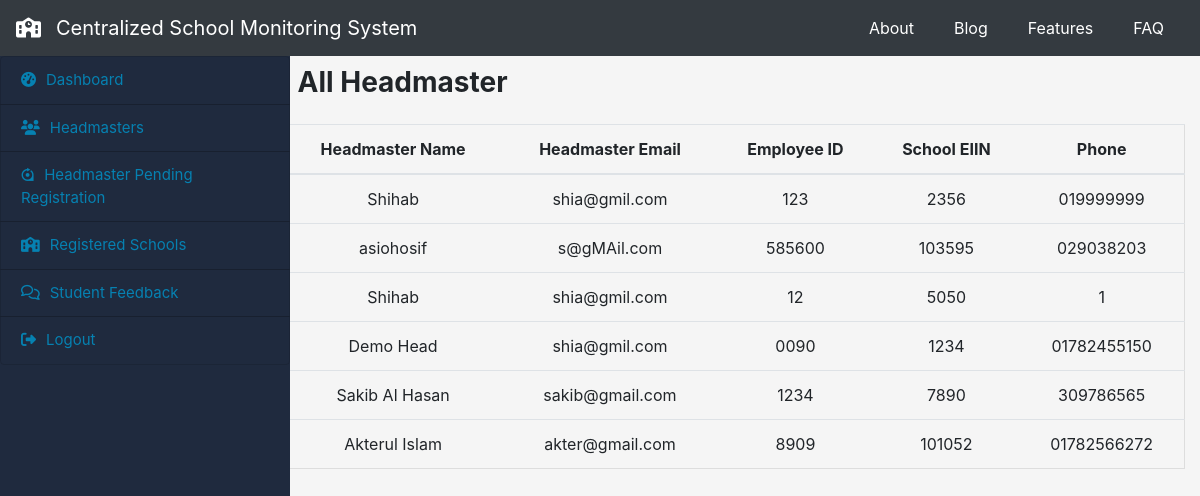
The page /allheadmaster on the database its author committed.
### initapp/models.py (models this page shows, shortened)
class headmaster_account(models.Model):
    h_fullname = models.CharField(max_length=100, blank=False, null=False)
    h_email = models.CharField(max_length=100, blank=False, null=False)
    h_empid = models.CharField(max_length=100, primary_key=True)
    h_pass = models.CharField(max_length=50, blank=False, null=False)
    h_phone = models.CharField(max_length=50, blank=False, null=False)
    sch_eiin = models.CharField(
        max_length=25, blank=False, null=False, default=None)

### officer/views.py (the view)
# urls.py: path('allheadmaster', views.allheadmasters, name="allheadmasters"),
def allheadmasters(request):
    obj = headmaster_account.objects.all()
    return render(request, 'allheadmaster.html', {'headmasters': obj})

### officer/templates/allheadmaster.html (shortened to what this page needs)
{% extends 'o_base.html' %}
{% block content %}
<div>
    <h3 class="font-weight-bold mb-4">All Headmaster</h3>
</div>
<div class="row head_verify">
    <table class="table">
        <thead>
            <tr>
                <th scope="col">Headmaster Name</th>
                <th scope="col">Headmaster Email</th>
                <th scope="col">Employee ID</th>
                <th scope="col">School EIIN</th>
                <th scope="col">Phone</th>
            </tr>
        </thead>
        <tbody>
            {% for head in headmasters %}
            <tr>
                <td>{{ head.h_fullname }}</td>
                <td>{{ head.h_email}}</td>
                <td>{{ head.h_empid }}</td>
                <td>{{ head.sch_eiin}}</td>
                <td> {{ head.h_phone}}</td>
            </tr>
            {% endfor %}
        </tbody>
    </table>
</div>
{% endblock %}

### static/styles/app.css (style rules this page uses)
body { background-color: whitesmoke; }
.allteacher .table, .teacher_verify .table, .head_verify .table, .assign_tech_table .table { text-align:center; border: 1px solid #ddd; }

### rows shown on the page
headmaster_account: h_fullname "Shihab", h_email "shia@gmil.com", h_empid "123", sch_eiin "2356", h_phone "019999999"
headmaster_account: h_fullname "asiohosif", h_email "s@gMAil.com", h_empid "585600", sch_eiin "103595", h_phone "029038203"
headmaster_account: h_fullname "Shihab", h_email "shia@gmil.com", h_empid "12", sch_eiin "5050", h_phone "1"
headmaster_account: h_fullname "Demo Head", h_email "shia@gmil.com", h_empid "0090", sch_eiin "1234", h_phone "01782455150"
headmaster_account: h_fullname "Sakib Al Hasan", h_email "sakib@gmail.com", h_empid "1234", sch_eiin "7890", h_phone "309786565"
headmaster_account: h_fullname "Akterul Islam", h_email "akter@gmail.com", h_empid "8909", sch_eiin "101052", h_phone "01782566272"
